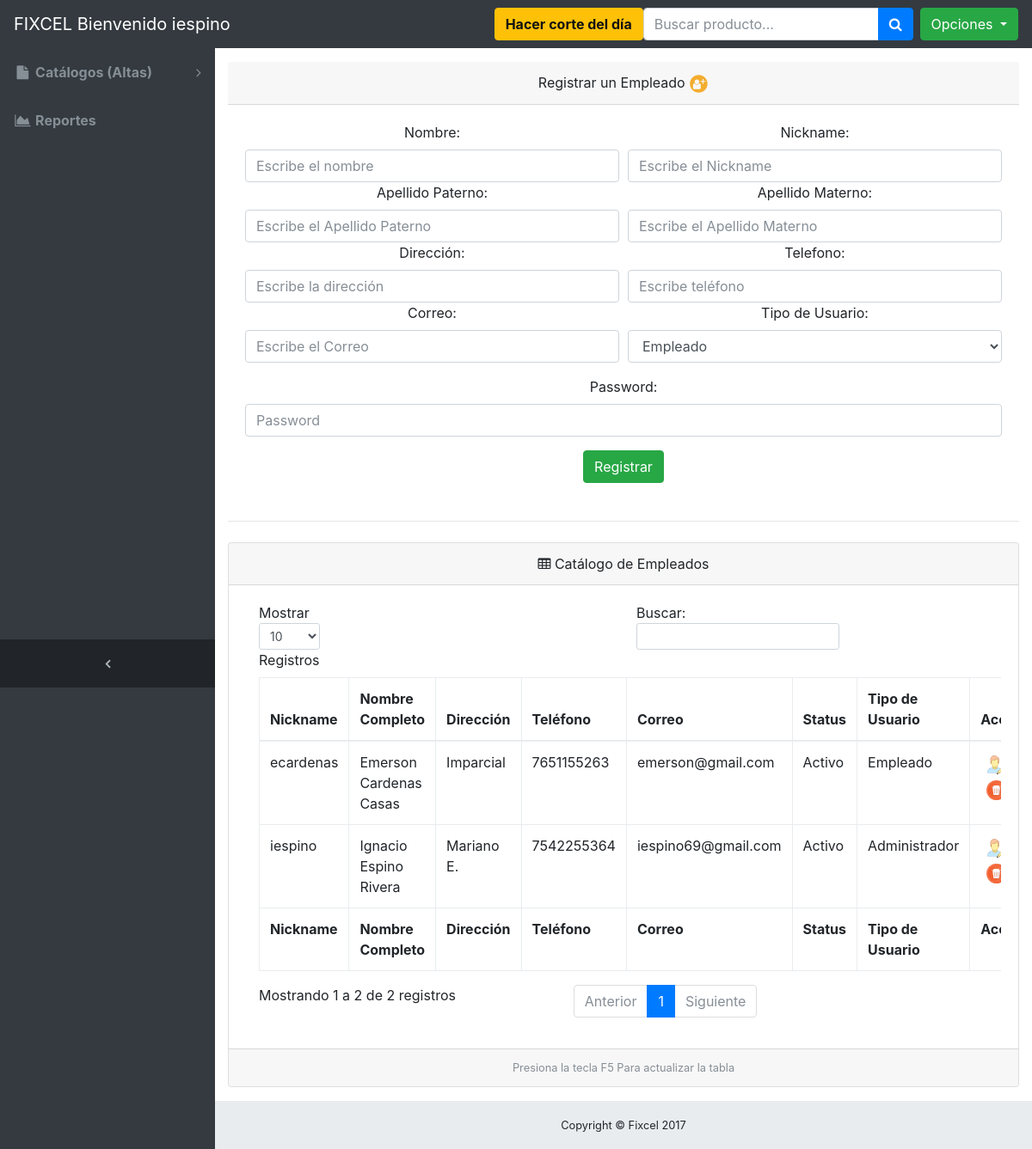
/altas_empleados.php (signed in), run on the app's committed database.
### tables this page shows
CREATE TABLE IF NOT EXISTS `usuarios` (
`id_user` int(11) NOT NULL,
  `nickname` varchar(20) NOT NULL,
  `password` varbinary(200) NOT NULL,
  `nombre` varchar(50) NOT NULL,
  `apellido_paterno` varchar(50) NOT NULL,
  `apellido_materno` varchar(50) NOT NULL,
  `direccion` text NOT NULL,
  `telefono` varchar(15) NOT NULL,
  `correo` varchar(50) NOT NULL,
  `status` int(1) NOT NULL COMMENT '0 = Inactivo, 1= Activo',
  `tipo` int(1) NOT NULL COMMENT '0 = Empleado y 1 = Admin',
  `fecha_alta_usuario` timestamp NULL DEFAULT CURRENT_TIMESTAMP ON UPDATE CURRENT_TIMESTAMP
);

### application/DB_Connect.php (called while the page is built, shortened)
<?php
class DB_Connect {
    public function connect()
    {
        $con = new PDO('mysql:host=localhost;dbname=fixcel;charset=utf8', 'root', 'Password1');
        $con->setAttribute(PDO::ATTR_EMULATE_PREPARES, false);
        $con->setAttribute(PDO::ATTR_ERRMODE, PDO::ERRMODE_EXCEPTION);
        return $con;
    }
}
?>

### controllers/ControllerUsuarios.php (called while the page is built, shortened)
<?php
 require_once 'application/DB_Connect.php';
class ControllerUsuarios
{
    private $pdo;
    function __construct()
    {
        $this->db = new DB_Connect();
        $this->pdo = $this->db->connect();
    }
    public function getAllUsers()
    {
        $stmt = $this->pdo->prepare('SELECT * FROM usuarios order by nickname desc');
        $result = $stmt->execute( );
        $array = array();
        $ind = 0;
        foreach ($stmt as $row)
        {
            $itm = new Usuarios();
            $itm->id_user = $row['id_user'];
            $itm->nickname = $row['nickname'];
            $itm->nombre = $row['nombre'];
            $itm->apellido_paterno = $row['apellido_paterno'];
            $itm->apellido_materno = $row['apellido_materno'];
            $itm->direccion = $row['direccion'];
            $itm->telefono = $row['telefono'];
            $itm->correo = $row['correo'];
            $itm->status = $row['status'];
            $itm->tipo = $row['tipo'];
            $itm->password = $row['password'];
            $array[$ind] = $itm;
            $ind++;
        }
        return $array;
    }
}
?>

### altas_empleados.php (the view, shortened to what this page needs)
<?php
require_once 'controllers/ControllerUsuarios.php';
$controller_usuarios = new ControllerUsuarios();
$users = $controller_usuarios->getAllUsers();
?>
<!DOCTYPE html>
<html lang="en">
<head>
  <link href="vendor/bootstrap/css/bootstrap.min.css" rel="stylesheet">
  <link href="vendor/font-awesome/css/font-awesome.min.css" rel="stylesheet" type="text/css">
  <link href="css/sb-admin.css" rel="stylesheet">
  <link rel="stylesheet" href="dist_alert/sweetalert.css">
</head>
<body class="fixed-nav sticky-footer bg-dark" id="page-top">
      <?php
        include("menu.php");
      ?>
  <div class="content-wrapper">
    <div class="container-fluid">
     <center><div class="card-header">Registrar un Empleado <img src="./icons/addUser.svg" style="width:23px; height:23px;" /></div></center>
          <div class="card-body">
           <form action="altas_empleados.php" method="post"  data-ajax="false">
              <div class="form-group">
                <div class="form-row">
                  <div class="col-md-6">
                    <center><label for="exampleInputName">Nombre:</label></center>
                    <input class="form-control" id="nombre" name="nombre" type="text" aria-describedby="nameHelp" placeholder="Escribe el nombre" required>
                  </div>
                  <div class="col-md-6">
                    <center><label for="exampleInputLastName">Nickname:</label></center>
                    <input class="form-control" id="nickname" name="nickname" type="text" aria-describedby="nameHelp" placeholder="Escribe el Nickname" required>
                  </div>
                   <div class="col-md-6">
                    <center><label for="exampleInputLastName">Apellido Paterno:</label></center>
                    <input class="form-control" id="apellido_paterno" name="apellido_paterno" type="text" aria-describedby="nameHelp" placeholder="Escribe el Apellido Paterno" required>
                  </div>
                   <div class="col-md-6">
                    <center><label for="exampleInputLastName">Apellido Materno:</label></center>
                    <input class="form-control" id="apellido_materno" name="apellido_materno" type="text" aria-describedby="nameHelp" placeholder="Escribe el Apellido Materno" required>
                  </div>
                   <div class="col-md-6">
                  <center><label for="exampleInputEmail1">Dirección:</label></center>
                <input class="form-control" id="direccion" name="direccion" type="text" aria-describedby="nameHelp" placeholder="Escribe la dirección" required>
                </div>
                     <div class="col-md-6">
                 <center><label for="example-tel-input">Telefono:</label></center>
                    <input class="form-control" id="telefono" name="telefono" type="tel" aria-describedby="telHelp" placeholder="Escribe teléfono" onkeypress="return validaNum(event)" maxlength="10" required>
                    </div>
                <div class="col-md-6">
                  <center><label for="exampleInputEmail1">Correo:</label></center>
                <input class="form-control" id="correo" name="correo" type="email" aria-describedby="emailHelp" placeholder="Escribe el Correo" required>
                </div>
                  <div class="col-md-6">
                    <center><label for="exampleSelect1">Tipo de Usuario:</label></center>
                    <select class="form-control" id="tipo" name="tipo" required>
                      <option value="0">Empleado</option>
                    </select>
                  </div>
                </div>
              </div>
              <div class="form-group">
                <center><label for="exampleInputPassword1">Password:</label></center>
                <input class="form-control" id="password" name="password" type="password" placeholder="Password" required>
              </div>
          <center> <input type="submit" class="btn btn-success" id="registrar" name="registrar" value="Registrar"> </center>
            </form>
         </div>
           <hr class="my-4">
      <div class="card mb-3">
        <center><div class="card-header">
          <i class="fa fa-table"></i> Catálogo de Empleados</div></center>
        <div class="card-body">
          <div class="table-responsive">
            <table class="table table-bordered" id="dataTable" width="100%" cellspacing="0">
              <thead>
                <tr>
                  <th>Nickname</th>
                  <th>Nombre Completo</th>
                  <th>Dirección</th>
                  <th>Teléfono</th>
                  <th>Correo</th>
                  <th>Status</th>
                  <th>Tipo de Usuario</th>
                  <th>Acción</th>
                </tr>
              </thead>
              <tfoot>
                <tr>
                  <th>Nickname</th>
                  <th>Nombre Completo</th>
                  <th>Dirección</th>
                  <th>Teléfono</th>
                  <th>Correo</th>
                  <th>Status</th>
                  <th>Tipo de Usuario</th>
                  <th>Acción</th>
                </tr>
              </tfoot>
              <tbody>
              <?php
                  foreach ($users as $u)
                  {
                    if($u->status == 0)
                    {
                      $statusT = "Inactivo";
                    }elseif($u->status == 1)
                        {
                          $statusT = "Activo";
                        }
                  if($u->tipo == 0)
                    {
                      $tipoT = "Empleado";
                    }elseif($u->tipo == 1)
                        {
                          $tipoT = "Administrador";
                        }
                 $id = $u->id_user;
                 $nickname = $u->nickname;
                 $nombre = $u->nombre;
                 $apellido_paterno = $u->apellido_paterno;
                 $apellido_materno = $u->apellido_materno;
                 $direccion = $u->direccion;
                 $telefono = $u->telefono;
                 $correo = $u->correo;
                 $tipo = $u->tipo;
                 $status = $u->status;
                 $password = $u->password;
             echo "<tr>
                      <td>$u->nickname</td>
                      <td>$u->nombre". " "."$u->apellido_paterno". " "."$u->apellido_materno</td>
                      <td>$u->direccion</td>
                      <td>$u->telefono</td>
                      <td>$u->correo</td>
                      <td>$statusT</td>
                      <td>$tipoT</td>
                      <td>
                         <a title='Editar Información' data-toggle='modal' data-target='#edit_user_modal' onclick='javascript:TratarModeDialog($id,\"".$nickname."\",\"".$nombre."\",\"".$apellido_paterno."\",\"".$apellido_materno."\",\"".$direccion."\",\"".$telefono."\",\"".$correo."\",\"".$password."\",$status,$tipo);' ><span class='badge badge-pill badge-default'><img src='./icons/edit_user.svg' style='width:23px; height:23px;' /></span></a>
                          <a title='Eliminar Usuario' data-toggle='modal' data-target='#delete_user_modal' onclick='javascript:TratarModeDialogDelete($id);' ><span class='badge badge-pill badge-default'><img src='./icons/delete.svg' style='width:23px; height:23px;' /></span></a>
                      </td>
                    </tr>";
                  }
                ?>
              </tbody>
            </table>
          </div>
        </div>
        <center><div class="card-footer small text-muted">Presiona la tecla F5 Para actualizar la tabla</div></center>
      </div>
    </div>
    <?php
    include ("footer.php");
    ?>
  </div>
</body>
</html>

### css/sb-admin.css (style rules this page uses)
html { position: relative; min-height: 100%; }
body { overflow-x: hidden; }
body.sticky-footer { margin-bottom: 56px; }
body.sticky-footer .content-wrapper { min-height: calc(100vh - 56px - 56px); }
body.fixed-nav { padding-top: 56px; }
.content-wrapper { min-height: calc(100vh - 56px); padding-top: 1rem; }
.content-wrapper { overflow-x: hidden; background: white; }
@media (min-width: 992px) { .content-wrapper { margin-left: 250px; } }

### data on the page
usuarios: nickname "iespino", nombre "Ignacio", apellido_paterno "Espino", apellido_materno "Rivera", direccion "Mariano E.", telefono "7542255364", correo "iespino69@gmail.com", status "Activo", tipo "Administrador"
usuarios: nickname "ecardenas", nombre "Emerson", apellido_paterno "Cardenas", apellido_materno "Casas", direccion "Imparcial", telefono "7651155263", correo "emerson@gmail.com", status "Activo", tipo "Empleado"

### other printed values
$_SESSION['nickname'] "iespino"
